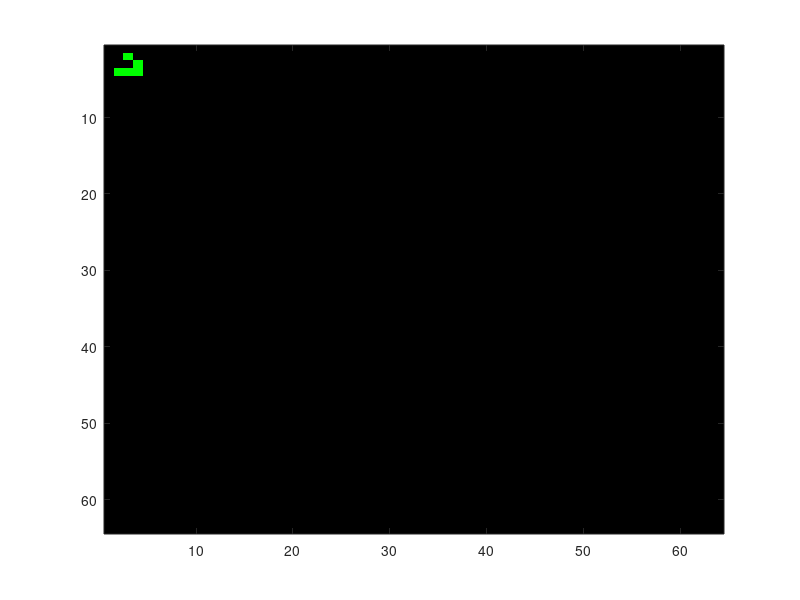

This figure's MATLAB source: (Note: this script raises an error after producing the figure.)
% клеточный автомат "Жизнь"
clear all
clc
n = 64;

% инициализация масивов
z = zeros(n,n);
cells = z; 
sum = z;    

% задаем начальную конфигурацию
%cells(n/2,.25*n:.75*n) = 1;
%cells(.25*n:.75*n,n/2) =1 ;

cells(2, 3) = 1;
cells(3 ,4) = 1;
cells(4 ,2) = 1;
cells(4 ,3) = 1; 
cells(4 ,4) = 1;

%cells = (rand(n,n))<.5;

% создаем картинку
% cat - объеденяет масив
imh = image(cat(3,z,cells,z));
set(imh,'erasemode', 'none');
axis equal
axis tight

% pause;
% задаем индексы внутрених точек
x= 2:n-1;
y= 2:n-1;


% проверяем правило
for i=1:100
    sum(x,y) = cells(x, y-1)  +cells(x,y+1)+...
               cells(x-1, y)  +cells(x+1,y)+...
               cells(x-1, y-1)+cells(x-1,y+1)+...
               cells(x+1,y-1)+cells(x+1,y+1);
           
    cells = (sum==3)|(sum==2 & cells);
    set(imh,'cdata',cat(3,z,cells,z))
    drawnow
    pause(.9);
end
